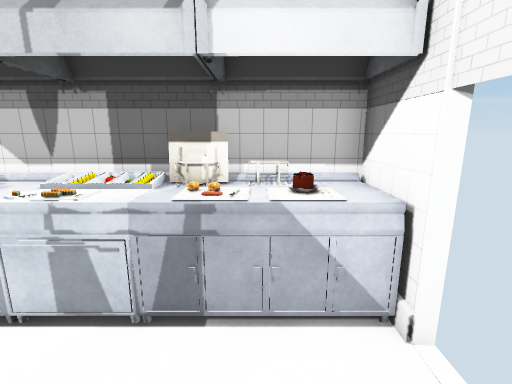
View 1 (above)

17 first-person views from a walk through a 3-D level made in the Unity game engine. The camera is 1.5 m above the floor, tilts 12° down and sees 85° across. Doors are open. The floor is counted in squares, 0.5 m on a side. Each view is taken from the middle of a square. On the plan, view 1 faces up. The plan holds only what a view shows up to about 20 squares ahead; the rest is blank. The player character is not drawn. Some surface patterns are stand-ins.

View 2
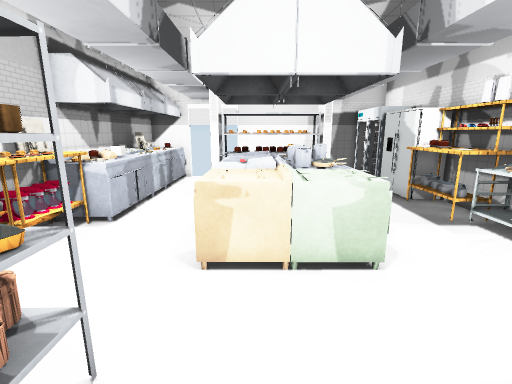

View 3
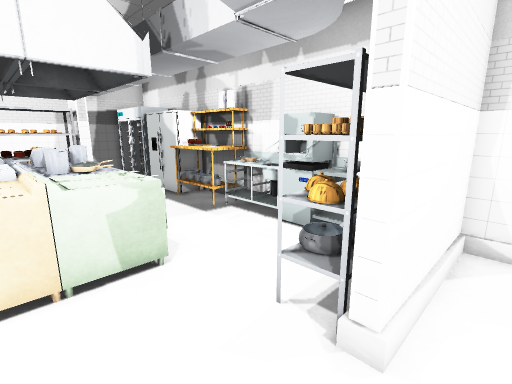

View 4
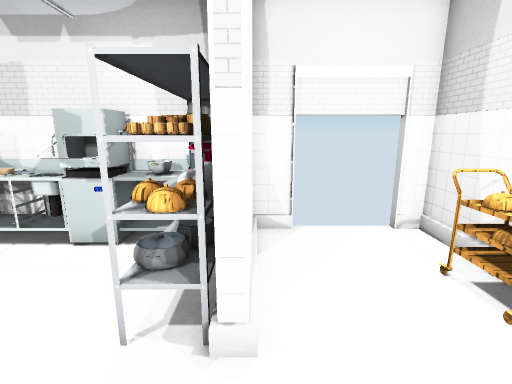

View 5
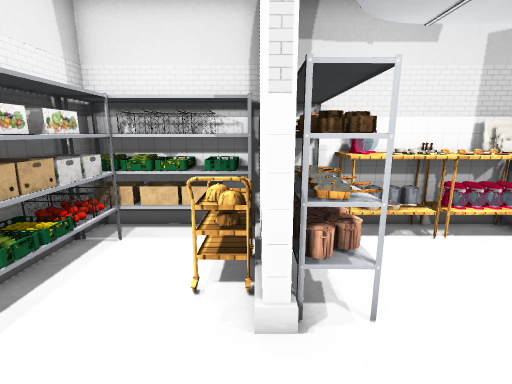

View 6
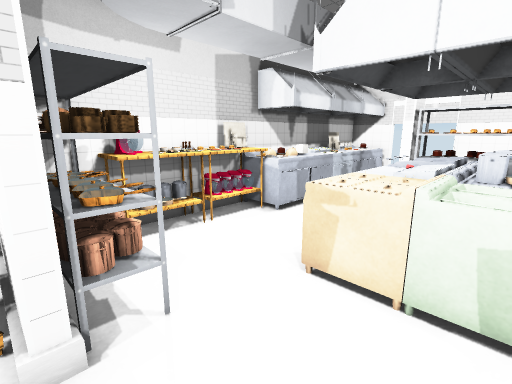

View 7
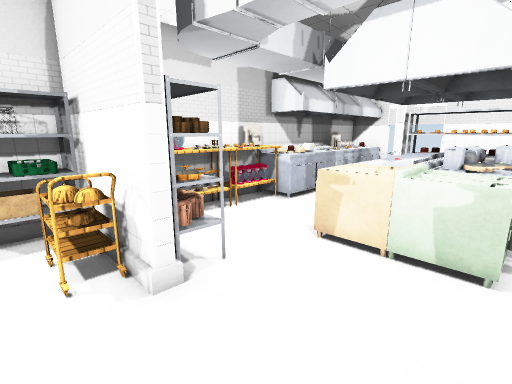

View 8
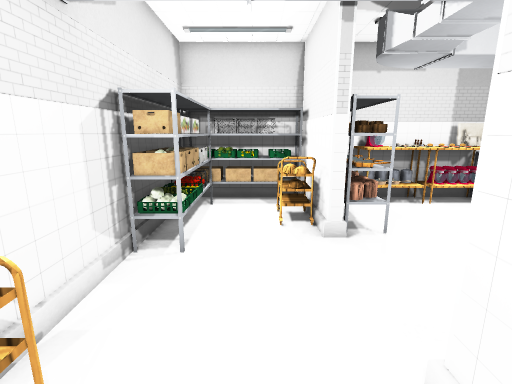

View 9
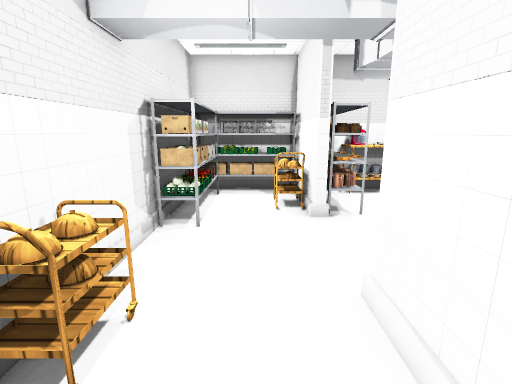

View 10
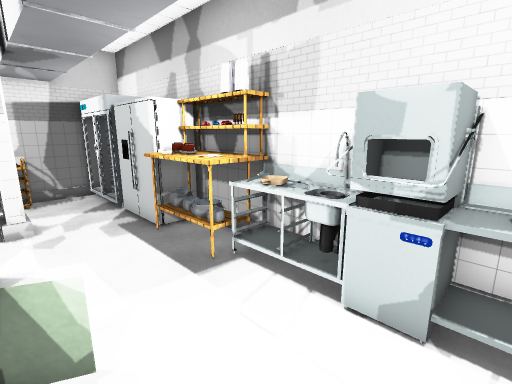

View 11
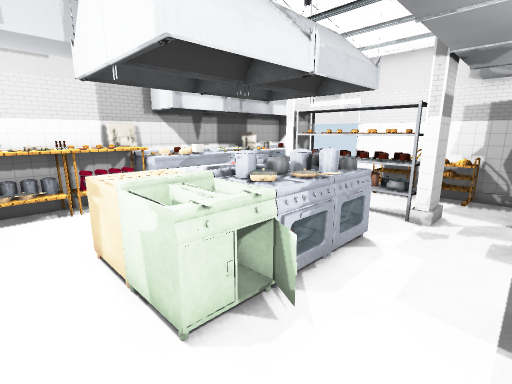

View 12
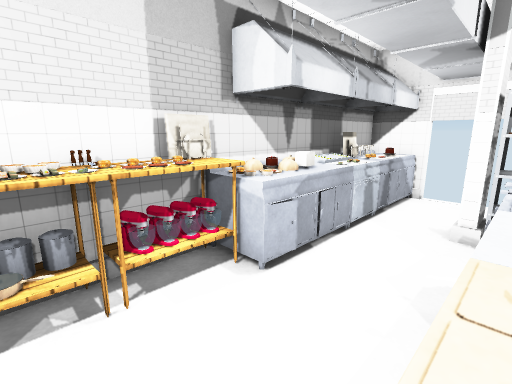

View 13
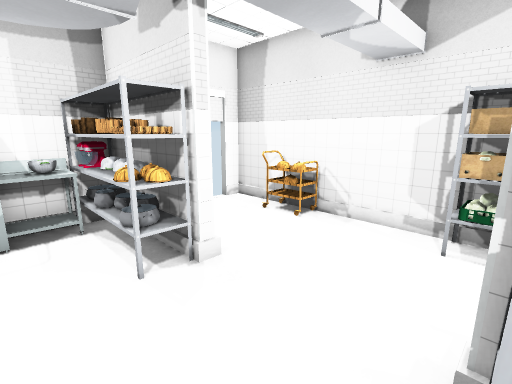

View 14
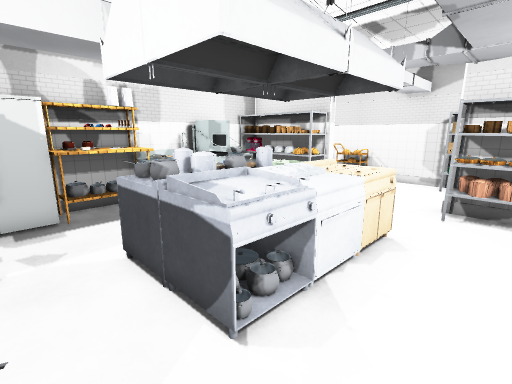

View 15
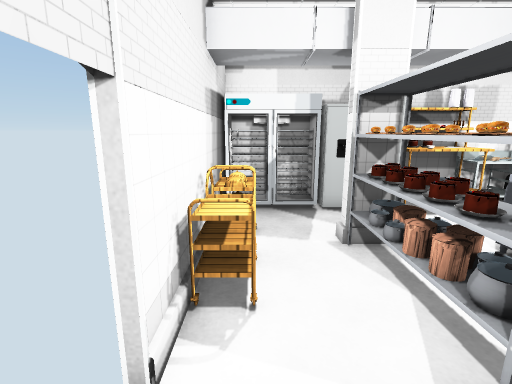

View 16
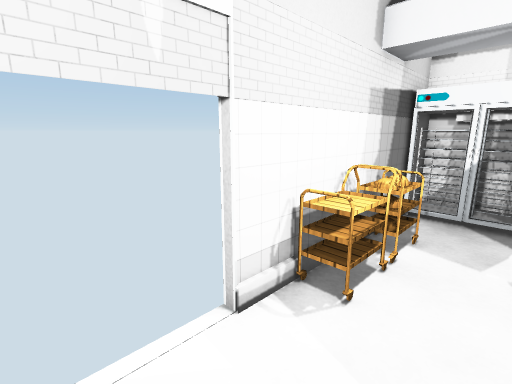

View 17
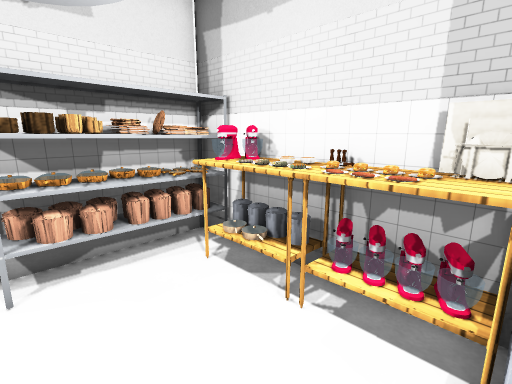

### Floor plan
Key: @ floor where view 1 was taken; # wall or solid block; . floor; D open door; O other object.
Columns run from 21 left of view 1 to 3 right of it. Each row starts with its distance up from view 1.
  6 ########OOOO#####   ####
  5 OOOOO#OOOOOOOO OO OOOOOO
  4 OO..O#OOOOOOOOOOOOOOOOOO#
  3 OO..O#OO...............DD
  2 OO..O#OO...............D
  1 OO...#OO..........OO  .DD
  0 OO........OOOOOOO.OO.@.##
 -1 #.........OO   OO.OO..O#
 -2 #.........OOOOOOO.OO..OO
 -3 #.........OOOOOOO.OO..OO
 -4 #....#O...OOOOOOO.OO..OO
 -5 OO...#OO...........O..OO
 -6 OO...#OO...............#
 -7 #O...#OO.O.............#
 -8 #....#OOOOOOOOOOOOOOOOOO
 -9 #... #OOOOOOOOOOO  OOOOO
-10 #DDD##############

Where each view was taken, in squares from view 1:
view 1: 0 up, 0 right, facing up
view 2: 1 down, 17 left, facing right
view 3: 1 down, 17 left, facing down-right
view 4: 1 down, 16 left, facing down
view 5: 3 down, 16 left, facing up
view 6: 3 down, 16 left, facing up-right
view 7: 4 down, 18 left, facing up-right
view 8: 7 down, 18 left, facing up
view 9: 9 down, 18 left, facing up
view 10: 4 down, 13 left, facing down-right
view 11: 7 down, 13 left, facing up-right
view 12: 0 up, 12 left, facing up-right
view 13: 1 up, 12 left, facing down-left
view 14: 3 up, 3 left, facing down-left
view 15: 3 up, 1 right, facing down
view 16: 3 up, 1 left, facing down-right
view 17: 1 up, 8 left, facing up-left
